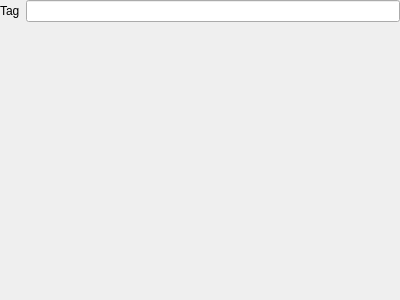
<?xml version="1.0" encoding="UTF-8"?>
<ui version="4.0">
 <class>TagCloud</class>
 <widget class="QWidget" name="TagCloud">
  <property name="geometry">
   <rect>
    <x>0</x>
    <y>0</y>
    <width>400</width>
    <height>300</height>
   </rect>
  </property>
  <layout class="QVBoxLayout" name="verticalLayout" stretch="0,1">
   <property name="leftMargin">
    <number>0</number>
   </property>
   <property name="topMargin">
    <number>0</number>
   </property>
   <property name="rightMargin">
    <number>0</number>
   </property>
   <property name="bottomMargin">
    <number>20</number>
   </property>
   <item>
    <layout class="QHBoxLayout" name="horizontalLayout" stretch="0,0">
     <item>
      <widget class="QLabel" name="label">
       <property name="text">
        <string>Tag</string>
       </property>
      </widget>
     </item>
     <item>
      <widget class="QLineEdit" name="lineEdit"/>
     </item>
    </layout>
   </item>
   <item>
    <widget class="QScrollArea" name="tagScrollArea">
     <property name="frameShape">
      <enum>QFrame::NoFrame</enum>
     </property>
     <property name="widgetResizable">
      <bool>true</bool>
     </property>
     <widget class="MyWidget" name="scrollAreaWidgetContents">
      <property name="geometry">
       <rect>
        <x>0</x>
        <y>0</y>
        <width>400</width>
        <height>246</height>
       </rect>
      </property>
     </widget>
    </widget>
   </item>
  </layout>
 </widget>
 <customwidgets>
  <customwidget>
   <class>MyWidget</class>
   <extends>QWidget</extends>
   <header>smallWidgets/MyWidget.h</header>
   <container>1</container>
  </customwidget>
 </customwidgets>
 <resources/>
 <connections/>
</ui>
